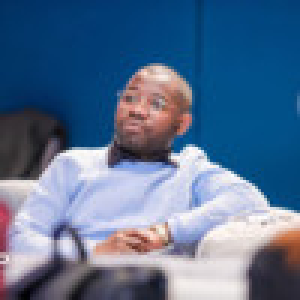
#> input picture Images/West.jpg, 100 x 100 px, found by its file name (shown 3 times larger)
$ jupyter execute --allow-errors Img1.py.ipynb   (shell and % lines are left out)
#> lines starting #> are read from the running program, lines starting #| are printed output that depends on the picture
[cell 1]
import numpy
import matplotlib.pyplot as plt
import pandas

[cell 2]
import cv2

[cell 3]
img_path = "/home/ap_tech/Pictures/West.jpg"
# img_path = "/home/ap_tech/Pictures/Nio.jpg"
img = cv2.imread(img_path, cv2.IMREAD_ANYCOLOR)[:,:,::-1]
# plt.imshow(img)
plt.imshow(img)
# plt.axis("off")

[cell 4]
img = cv2.imread('/home/ap_tech/Pictures/West.jpg',0)
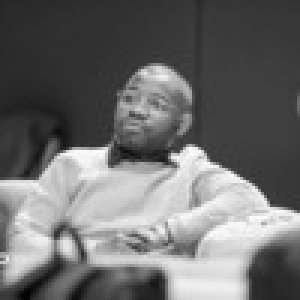
#> img: shape (100, 100) (shown 3 times larger); min 1, max 255, mean 109

[cell 5]
cv2.imshow('West.jpg', img)
cv2.waitKey(0)
#> (the rest of this cell did not finish here and is left out)

[cell 6]
from scipy import signal
import numpy as np
from math import pi, exp

[cell 7]
class Kernel:

    @staticmethod
    def gauss_kernel(h, w, sigma=1):
#> called with h = 3, w = 3, sigma = 2
        gauss_matrix = np.zeros((h, w), dtype=np.float32)
        center_h = (h - 1) >> 1
        center_w = (w - 1) >> 1
        coef = 1. / (2 * pi * sigma**2)
        for i in range(h):
            for j in range(w):
                norm = (i - center_h)**2 + (j - center_w)**2
                gauss_matrix[i][j] = coef * exp(- norm / (2 * sigma**2))

        sum_matrix = np.sum(gauss_matrix)
        gauss_matrix = gauss_matrix / sum_matrix
        return gauss_matrix

    @staticmethod
    def mean_kernel():
        pass


if __name__ == "__main__":
    gauss_k = Kernel.gauss_kernel(3, 3, sigma=2)
    gauss_kx = Kernel.gauss_kernel(1, 3, sigma=2)
    gauss_ky = Kernel.gauss_kernel(3, 1, sigma=2)
    print(gauss_k, gauss_kx, gauss_ky, sep ='\n')

    gauss_xy = signal.convolve2d(gauss_kx, gauss_ky, mode='full', boundary='fill', fillvalue=0)
    print(gauss_xy)
